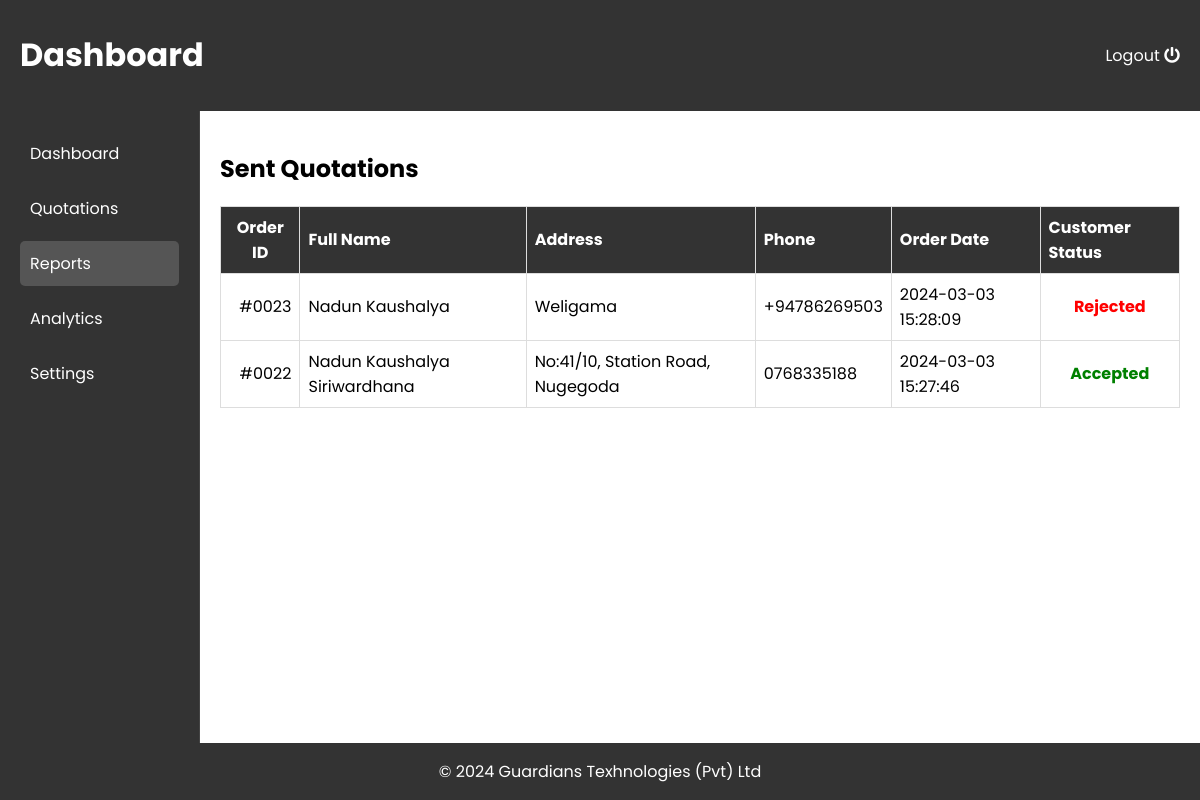
The app's page /reports.php with its own data.
### tables this page shows
CREATE TABLE `orders` (
  `order_id` int(11) NOT NULL,
  `fullname` varchar(255) DEFAULT NULL,
  `address` varchar(255) DEFAULT NULL,
  `phone` varchar(20) DEFAULT NULL,
  `order_by` varchar(255) DEFAULT NULL,
  `order_date` timestamp NOT NULL DEFAULT current_timestamp(),
  `status` varchar(10) DEFAULT NULL,
  `img1` varchar(255) DEFAULT NULL,
  `img2` varchar(255) DEFAULT NULL,
  `img3` varchar(255) DEFAULT NULL,
  `img4` varchar(255) DEFAULT NULL,
  `img5` varchar(255) DEFAULT NULL,
  `note1` varchar(255) DEFAULT NULL,
  `note2` varchar(255) DEFAULT NULL,
  `note3` varchar(255) DEFAULT NULL,
  `note4` varchar(255) DEFAULT NULL,
  `note5` varchar(255) DEFAULT NULL,
  `pres_number` int(11) NOT NULL,
  `email_status` tinyint(1) NOT NULL
);

### reports.php (the view, shortened to what this page needs)
<?php
    require 'config/dbconfig.php';
?>
<!DOCTYPE html>
<html lang="en">
<head>
  <link href="https://cdnjs.cloudflare.com/ajax/libs/font-awesome/5.15.4/css/all.min.css" rel="stylesheet">
  <link rel="stylesheet" href="style/style.css">
</head>
<body>
<div class="wrapper">
  <header>
     <h1>Dashboard</h1>
     <a id="logout" href="config/logout.php">Logout <i class="fa fa-power-off" aria-hidden="true"></i></a>
  </header>
  <div class="menu">
    <?php require 'mastermenu.php'?>
  </div>
  <div class="content">
    <h2>Sent Quotations</h2>
    <div class="table-container">
        <table>
            <thead>
                <tr>
                    <th style='text-align:center;'>Order ID</th>
                    <th>Full Name</th>
                    <th>Address</th>
                    <th>Phone</th>
                    <th>Order Date</th>
                    <th>Customer Status</th>
                </tr>
            </thead>
        <tbody>
                <?php
                    $sql = "SELECT * FROM orders WHERE email_status =1 ORDER BY order_date DESC";
                    $result = $conn->query($sql);
                    if ($result->num_rows > 0) {
                        while ($row = $result->fetch_assoc()) {
                          if ($row["status"]=='pending') {
                            $status = "<span style='color:#ff9b00; font-weight:bold;'>Pending</span>";
                          } else if ($row["status"]=='accepted') {
                            $status = "<span style='color:green; font-weight:bold;'>Accepted</span>";
                          } else if ($row["status"]=='rejected') {
                            $status = "<span style='color:red; font-weight:bold;'>Rejected</span>";
                          }
                            $orderID = str_pad($row["order_id"], 4, '0', STR_PAD_LEFT);
                            echo "<tr>";
                            echo "<td style='text-align:right;'>#" . $orderID . "</td>";
                            echo "<td>" . $row["fullname"] . "</td>";
                            echo "<td>" . $row["address"] . "</td>";
                            echo "<td>" . $row["phone"] . "</td>";
                            echo "<td>" . $row["order_date"] . "</td>";
                            echo "<td style='text-align:center;'>" . $status . "</td>";
                            echo "</tr>";
                        }
                    } else {
                        echo "<tr><td colspan='17'>No orders found</td></tr>";
                    }
                ?>
            </tbody>
        </table>
        </div>
  </div>
  <footer>
    <p>&copy; 2024 Guardians Texhnologies (Pvt) Ltd</p>
  </footer>
</div>
</body>
</html>

### style/style.css (style rules this page uses)
.wrapper { display: grid; grid-template-columns: 200px 1fr; grid-template-rows: auto 1fr auto; min-height: 100vh; }
header { grid-column: 1 / -1; background-color: #333; color: #fff; padding: 10px 20px; display: flex; justify-content: space-between; align-items: center; }
footer { grid-column: 1 / -1; background-color: #333; color: #fff; text-align: center; }
.menu { background-color: #333; color: #fff; padding: 20px; border-right: 1px solid #444; }
.content { grid-column: 2 / -1; padding: 20px; }
#logout { text-decoration: none; color: white; }
table { border-collapse: collapse; max-width: 100%; margin: 10px auto; background-color: #fff; border: 1px solid #ddd; }
th, td { border: 1px solid #ddd; padding: 8px; text-align: left; }
th { background-color: #333; color: #fff; }

### reports.php (style rules this page uses)
body { font-family: "Poppins", sans-serif; margin: 0; padding: 0; }

### records on screen
orders: order_id "0023", fullname "Nadun Kaushalya", address "Weligama", phone "+94786269503", order_date "2024-03-03 15:28:09", status "Rejected"
orders: order_id "0022", fullname "Nadun Kaushalya Siriwardhana", address "No:41/10, Station Road, Nugegoda", phone "0768335188", order_date "2024-03-03 15:27:46", status "Accepted"

### other values on screen
$menuItem['title'] "Dashboard"
$menuItem['title'] "Quotations"
$menuItem['title'] "Reports"
$menuItem['title'] "Analytics"
$menuItem['title'] "Settings"
